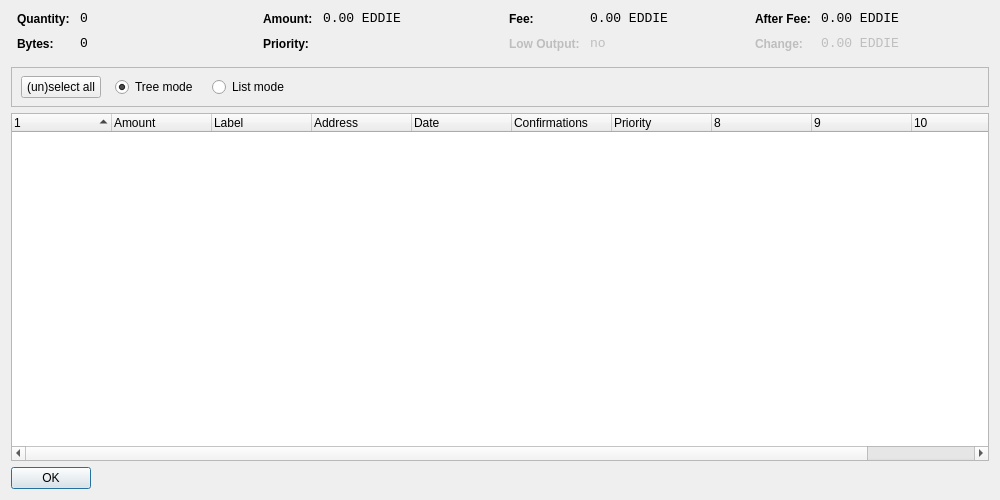
<?xml version="1.0" encoding="UTF-8"?>
<ui version="4.0">
 <class>CoinControlDialog</class>
 <widget class="QDialog" name="CoinControlDialog">
  <property name="geometry">
   <rect>
    <x>0</x>
    <y>0</y>
    <width>1000</width>
    <height>500</height>
   </rect>
  </property>
  <property name="windowTitle">
   <string>Coin Control</string>
  </property>
  <property name="styleSheet">
   <string notr="true">background-image: url(:/images/bkg2);</string>
  </property>
  <layout class="QVBoxLayout" name="verticalLayout">
   <item>
    <layout class="QHBoxLayout" name="horizontalLayoutTop" stretch="0,0,0,0">
     <property name="topMargin">
      <number>0</number>
     </property>
     <property name="bottomMargin">
      <number>10</number>
     </property>
     <item>
      <layout class="QFormLayout" name="formLayoutCoinControl1">
       <property name="horizontalSpacing">
        <number>10</number>
       </property>
       <property name="verticalSpacing">
        <number>10</number>
       </property>
       <property name="leftMargin">
        <number>6</number>
       </property>
       <property name="rightMargin">
        <number>6</number>
       </property>
       <item row="0" column="0">
        <widget class="QLabel" name="labelCoinControlQuantityText">
         <property name="styleSheet">
          <string notr="true">font-weight:bold;</string>
         </property>
         <property name="text">
          <string>Quantity:</string>
         </property>
        </widget>
       </item>
       <item row="0" column="1">
        <widget class="QLabel" name="labelCoinControlQuantity">
         <property name="font">
          <font>
           <family>Monospace</family>
           <pointsize>10</pointsize>
          </font>
         </property>
         <property name="cursor">
          <cursorShape>IBeamCursor</cursorShape>
         </property>
         <property name="contextMenuPolicy">
          <enum>Qt::ActionsContextMenu</enum>
         </property>
         <property name="text">
          <string notr="true">0</string>
         </property>
         <property name="textInteractionFlags">
          <set>Qt::LinksAccessibleByMouse|Qt::TextSelectableByKeyboard|Qt::TextSelectableByMouse</set>
         </property>
        </widget>
       </item>
       <item row="1" column="0">
        <widget class="QLabel" name="labelCoinControlBytesText">
         <property name="styleSheet">
          <string notr="true">font-weight:bold;</string>
         </property>
         <property name="text">
          <string>Bytes:</string>
         </property>
        </widget>
       </item>
       <item row="1" column="1">
        <widget class="QLabel" name="labelCoinControlBytes">
         <property name="font">
          <font>
           <family>Monospace</family>
           <pointsize>10</pointsize>
          </font>
         </property>
         <property name="cursor">
          <cursorShape>IBeamCursor</cursorShape>
         </property>
         <property name="contextMenuPolicy">
          <enum>Qt::ActionsContextMenu</enum>
         </property>
         <property name="text">
          <string notr="true">0</string>
         </property>
         <property name="textInteractionFlags">
          <set>Qt::LinksAccessibleByMouse|Qt::TextSelectableByKeyboard|Qt::TextSelectableByMouse</set>
         </property>
        </widget>
       </item>
      </layout>
     </item>
     <item>
      <layout class="QFormLayout" name="formLayoutCoinControl2">
       <property name="horizontalSpacing">
        <number>10</number>
       </property>
       <property name="verticalSpacing">
        <number>10</number>
       </property>
       <property name="leftMargin">
        <number>6</number>
       </property>
       <property name="rightMargin">
        <number>6</number>
       </property>
       <item row="0" column="0">
        <widget class="QLabel" name="labelCoinControlAmountText">
         <property name="styleSheet">
          <string notr="true">font-weight:bold;</string>
         </property>
         <property name="text">
          <string>Amount:</string>
         </property>
        </widget>
       </item>
       <item row="0" column="1">
        <widget class="QLabel" name="labelCoinControlAmount">
         <property name="font">
          <font>
           <family>Monospace</family>
           <pointsize>10</pointsize>
          </font>
         </property>
         <property name="cursor">
          <cursorShape>IBeamCursor</cursorShape>
         </property>
         <property name="contextMenuPolicy">
          <enum>Qt::ActionsContextMenu</enum>
         </property>
         <property name="text">
          <string notr="true">0.00 EDDIE</string>
         </property>
         <property name="textInteractionFlags">
          <set>Qt::LinksAccessibleByMouse|Qt::TextSelectableByKeyboard|Qt::TextSelectableByMouse</set>
         </property>
        </widget>
       </item>
       <item row="1" column="0">
        <widget class="QLabel" name="labelCoinControlPriorityText">
         <property name="styleSheet">
          <string notr="true">font-weight:bold;</string>
         </property>
         <property name="text">
          <string>Priority:</string>
         </property>
        </widget>
       </item>
       <item row="1" column="1">
        <widget class="QLabel" name="labelCoinControlPriority">
         <property name="font">
          <font>
           <family>Monospace</family>
           <pointsize>10</pointsize>
          </font>
         </property>
         <property name="cursor">
          <cursorShape>IBeamCursor</cursorShape>
         </property>
         <property name="contextMenuPolicy">
          <enum>Qt::ActionsContextMenu</enum>
         </property>
         <property name="text">
          <string/>
         </property>
         <property name="textInteractionFlags">
          <set>Qt::LinksAccessibleByMouse|Qt::TextSelectableByKeyboard|Qt::TextSelectableByMouse</set>
         </property>
        </widget>
       </item>
      </layout>
     </item>
     <item>
      <layout class="QFormLayout" name="formLayoutCoinControl3">
       <property name="horizontalSpacing">
        <number>10</number>
       </property>
       <property name="verticalSpacing">
        <number>10</number>
       </property>
       <property name="leftMargin">
        <number>6</number>
       </property>
       <property name="rightMargin">
        <number>6</number>
       </property>
       <item row="0" column="0">
        <widget class="QLabel" name="labelCoinControlFeeText">
         <property name="styleSheet">
          <string notr="true">font-weight:bold;</string>
         </property>
         <property name="text">
          <string>Fee:</string>
         </property>
        </widget>
       </item>
       <item row="0" column="1">
        <widget class="QLabel" name="labelCoinControlFee">
         <property name="font">
          <font>
           <family>Monospace</family>
           <pointsize>10</pointsize>
          </font>
         </property>
         <property name="cursor">
          <cursorShape>IBeamCursor</cursorShape>
         </property>
         <property name="contextMenuPolicy">
          <enum>Qt::ActionsContextMenu</enum>
         </property>
         <property name="text">
          <string notr="true">0.00 EDDIE</string>
         </property>
         <property name="textInteractionFlags">
          <set>Qt::LinksAccessibleByMouse|Qt::TextSelectableByKeyboard|Qt::TextSelectableByMouse</set>
         </property>
        </widget>
       </item>
       <item row="1" column="0">
        <widget class="QLabel" name="labelCoinControlLowOutputText">
         <property name="enabled">
          <bool>false</bool>
         </property>
         <property name="styleSheet">
          <string notr="true">font-weight:bold;</string>
         </property>
         <property name="text">
          <string>Low Output:</string>
         </property>
        </widget>
       </item>
       <item row="1" column="1">
        <widget class="QLabel" name="labelCoinControlLowOutput">
         <property name="enabled">
          <bool>false</bool>
         </property>
         <property name="font">
          <font>
           <family>Monospace</family>
           <pointsize>10</pointsize>
          </font>
         </property>
         <property name="cursor">
          <cursorShape>IBeamCursor</cursorShape>
         </property>
         <property name="contextMenuPolicy">
          <enum>Qt::ActionsContextMenu</enum>
         </property>
         <property name="text">
          <string notr="true">no</string>
         </property>
         <property name="textInteractionFlags">
          <set>Qt::LinksAccessibleByMouse|Qt::TextSelectableByKeyboard|Qt::TextSelectableByMouse</set>
         </property>
        </widget>
       </item>
      </layout>
     </item>
     <item>
      <layout class="QFormLayout" name="formLayoutCoinControl4">
       <property name="horizontalSpacing">
        <number>10</number>
       </property>
       <property name="verticalSpacing">
        <number>10</number>
       </property>
       <property name="leftMargin">
        <number>6</number>
       </property>
       <property name="rightMargin">
        <number>6</number>
       </property>
       <item row="0" column="0">
        <widget class="QLabel" name="labelCoinControlAfterFeeText">
         <property name="styleSheet">
          <string notr="true">font-weight:bold;</string>
         </property>
         <property name="text">
          <string>After Fee:</string>
         </property>
        </widget>
       </item>
       <item row="0" column="1">
        <widget class="QLabel" name="labelCoinControlAfterFee">
         <property name="font">
          <font>
           <family>Monospace</family>
           <pointsize>10</pointsize>
          </font>
         </property>
         <property name="cursor">
          <cursorShape>IBeamCursor</cursorShape>
         </property>
         <property name="contextMenuPolicy">
          <enum>Qt::ActionsContextMenu</enum>
         </property>
         <property name="text">
          <string notr="true">0.00 EDDIE</string>
         </property>
         <property name="textInteractionFlags">
          <set>Qt::LinksAccessibleByMouse|Qt::TextSelectableByKeyboard|Qt::TextSelectableByMouse</set>
         </property>
        </widget>
       </item>
       <item row="1" column="0">
        <widget class="QLabel" name="labelCoinControlChangeText">
         <property name="enabled">
          <bool>false</bool>
         </property>
         <property name="styleSheet">
          <string notr="true">font-weight:bold;</string>
         </property>
         <property name="text">
          <string>Change:</string>
         </property>
        </widget>
       </item>
       <item row="1" column="1">
        <widget class="QLabel" name="labelCoinControlChange">
         <property name="enabled">
          <bool>false</bool>
         </property>
         <property name="font">
          <font>
           <family>Monospace</family>
           <pointsize>10</pointsize>
          </font>
         </property>
         <property name="cursor">
          <cursorShape>IBeamCursor</cursorShape>
         </property>
         <property name="contextMenuPolicy">
          <enum>Qt::ActionsContextMenu</enum>
         </property>
         <property name="text">
          <string notr="true">0.00 EDDIE</string>
         </property>
         <property name="textInteractionFlags">
          <set>Qt::LinksAccessibleByMouse|Qt::TextSelectableByKeyboard|Qt::TextSelectableByMouse</set>
         </property>
        </widget>
       </item>
      </layout>
     </item>
    </layout>
   </item>
   <item>
    <widget class="QFrame" name="frame">
     <property name="minimumSize">
      <size>
       <width>0</width>
       <height>40</height>
      </size>
     </property>
     <property name="frameShape">
      <enum>QFrame::StyledPanel</enum>
     </property>
     <property name="frameShadow">
      <enum>QFrame::Sunken</enum>
     </property>
     <widget class="QWidget" name="horizontalLayoutWidget">
      <property name="geometry">
       <rect>
        <x>10</x>
        <y>0</y>
        <width>781</width>
        <height>41</height>
       </rect>
      </property>
      <layout class="QHBoxLayout" name="horizontalLayoutPanel" stretch="0,0,0,0">
       <property name="spacing">
        <number>14</number>
       </property>
       <item>
        <widget class="QPushButton" name="pushButtonSelectAll">
         <property name="sizePolicy">
          <sizepolicy hsizetype="Maximum" vsizetype="Fixed">
           <horstretch>0</horstretch>
           <verstretch>0</verstretch>
          </sizepolicy>
         </property>
         <property name="text">
          <string>(un)select all</string>
         </property>
        </widget>
       </item>
       <item>
        <widget class="QRadioButton" name="radioTreeMode">
         <property name="sizePolicy">
          <sizepolicy hsizetype="Maximum" vsizetype="Fixed">
           <horstretch>0</horstretch>
           <verstretch>0</verstretch>
          </sizepolicy>
         </property>
         <property name="text">
          <string>Tree mode</string>
         </property>
         <property name="checked">
          <bool>true</bool>
         </property>
        </widget>
       </item>
       <item>
        <widget class="QRadioButton" name="radioListMode">
         <property name="sizePolicy">
          <sizepolicy hsizetype="Maximum" vsizetype="Fixed">
           <horstretch>0</horstretch>
           <verstretch>0</verstretch>
          </sizepolicy>
         </property>
         <property name="text">
          <string>List mode</string>
         </property>
        </widget>
       </item>
       <item>
        <spacer name="horizontalSpacer">
         <property name="orientation">
          <enum>Qt::Horizontal</enum>
         </property>
         <property name="sizeHint" stdset="0">
          <size>
           <width>40</width>
           <height>20</height>
          </size>
         </property>
        </spacer>
       </item>
      </layout>
     </widget>
    </widget>
   </item>
   <item>
    <widget class="CoinControlTreeWidget" name="treeWidget">
     <property name="contextMenuPolicy">
      <enum>Qt::CustomContextMenu</enum>
     </property>
     <property name="sortingEnabled">
      <bool>false</bool>
     </property>
     <property name="columnCount">
      <number>11</number>
     </property>
     <attribute name="headerShowSortIndicator" stdset="0">
      <bool>true</bool>
     </attribute>
     <attribute name="headerStretchLastSection">
      <bool>false</bool>
     </attribute>
     <column>
      <property name="text">
       <string/>
      </property>
     </column>
     <column>
      <property name="text">
       <string>Amount</string>
      </property>
     </column>
     <column>
      <property name="text">
       <string>Label</string>
      </property>
     </column>
     <column>
      <property name="text">
       <string>Address</string>
      </property>
     </column>
     <column>
      <property name="text">
       <string>Date</string>
      </property>
     </column>
     <column>
      <property name="text">
       <string>Confirmations</string>
      </property>
      <property name="toolTip">
       <string>Confirmed</string>
      </property>
     </column>
     <column>
      <property name="text">
       <string>Priority</string>
      </property>
     </column>
     <column>
      <property name="text">
       <string/>
      </property>
     </column>
     <column>
      <property name="text">
       <string/>
      </property>
     </column>
     <column>
      <property name="text">
       <string/>
      </property>
     </column>
     <column>
      <property name="text">
       <string/>
      </property>
     </column>
    </widget>
   </item>
   <item>
    <widget class="QDialogButtonBox" name="buttonBox">
     <property name="sizePolicy">
      <sizepolicy hsizetype="Maximum" vsizetype="Fixed">
       <horstretch>0</horstretch>
       <verstretch>0</verstretch>
      </sizepolicy>
     </property>
     <property name="orientation">
      <enum>Qt::Horizontal</enum>
     </property>
     <property name="standardButtons">
      <set>QDialogButtonBox::Ok</set>
     </property>
    </widget>
   </item>
  </layout>
 </widget>
 <customwidgets>
  <customwidget>
   <class>CoinControlTreeWidget</class>
   <extends>QTreeWidget</extends>
   <header>coincontroltreewidget.h</header>
  </customwidget>
 </customwidgets>
 <resources/>
 <connections/>
</ui>
